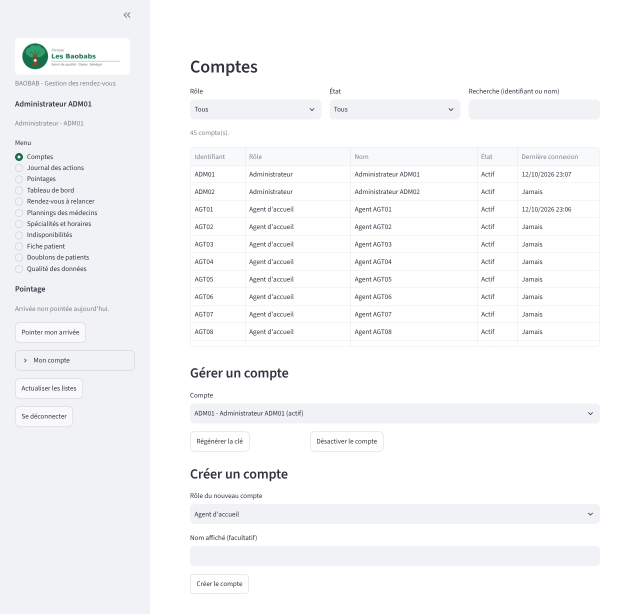
#> input picture docs/livrables/captures/admin_comptes.png, 1280 x 1228 px (shown at 1/2 size)
$ python -i captures.py   (imports and definitions only)
#> lines starting #> are read from the running program, lines starting #| are printed output that depends on the picture
"""Génère les captures d'écran de l'interface utilisées dans les guides (L1, L7).

Prérequis : l'API (port 8765) et l'interface (port 8598) tournent sur une base de démonstration, et le fichier de clés
``cles_a_distribuer_*.csv`` correspondant est passé en argument. Les captures ne contiennent que des données synthétiques.

    python docs/livrables/captures.py chemin/vers/cles_a_distribuer.csv
"""
import csv
import sys
from pathlib import Path

from playwright.sync_api import sync_playwright

URL = "http://127.0.0.1:8598"
SORTIE = Path(__file__).parent / "captures"
LIBELLE_ROLE = {"AGT": "Agent d'accueil", "MED": "Médecin", "OPS": "Responsable des opérations",
                "DIR": "Direction", "ADM": "Administrateur"}
# (identifiant, [(menu, nom de fichier, action facultative)])
PARCOURS = {
    "AGT01": [("Nouveau rendez-vous", "agent_nouveau_rdv", "recherche"), ("Rendez-vous d'un patient", "agent_rdv_patient", "recherche_patient"),
              ("Rendez-vous à relancer", "agent_a_relancer", None), ("Fiche patient", "agent_fiche_patient", None),
              ("Doublons de patients", "agent_doublons", None)],
    "MED001": [("Mon planning", "medecin_planning", "semaine"), ("Mes indisponibilités", "medecin_indisponibilites", None)],
    "OPS01": [("Tableau de bord", "resp_tableau_de_bord", None), ("Plannings des médecins", "resp_plannings", "semaine"),
              ("Spécialités et horaires", "resp_specialites", None), ("Indisponibilités", "resp_indisponibilites", None),
              ("Qualité des données", "resp_qualite", None)],
    "DIR01": [("Synthèse mensuelle", "direction_synthese", None)],
    "ADM01": [("Comptes", "admin_comptes", None), ("Journal des actions", "admin_journal", None), ("Pointages", "admin_pointages", None)],
}
VUES = [("Demande", "resp_vue_demande"), ("Annulations", "resp_vue_annulations"), ("Prévision", "resp_vue_prevision"),
        ("Risque d'absence", "resp_vue_risque")]


def recadrer(chemin: Path) -> None:
    """Retire le vide sous le contenu (la fenêtre de capture est plus haute que la plupart des pages)."""
#> called with chemin = 'captures/admin_comptes.png'
    from PIL import Image, ImageChops

    image = Image.open(chemin).convert("RGB")
#> image is the input picture: PIL image 1280x1228 RGB; mean R, G, B 247, 247.7, 249.1
    if image.width < 800:
        return
    zone = image.crop((340, 0, image.width, image.height))  # on ignore le menu latéral, gris sur toute la hauteur
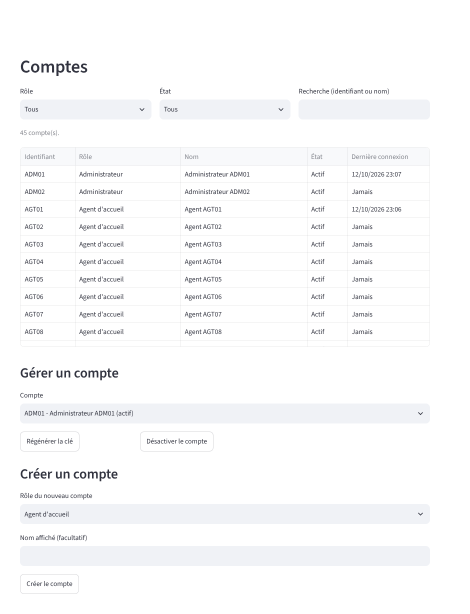
#> zone: PIL image 940x1228 RGB (shown at 1/2 size); mean R, G, B 250.1, 250.4, 251
    fond = Image.new("RGB", zone.size, zone.getpixel((zone.width - 1, zone.height - 1)))
#> fond: PIL image 940x1228 RGB; every value is 255
    boite = ImageChops.difference(zone, fond).getbbox()
#> boite = (40, 121, 860, 1188)
    bas = min(image.height, (boite[3] if boite else image.height) + 40)
#> bas = 1228
    image.crop((0, 0, image.width, max(bas, 500))).save(chemin)


def lire_cles(chemin: str) -> dict[str, str]:
    with open(chemin, encoding="utf-8-sig", newline="") as f:
        return {ligne["identifiant"]: ligne["cle"] for ligne in csv.DictReader(f)}


# [46 lines left out: functions connecter, main, not called in this run]


# [2 lines not run here, left out]

>>> result = recadrer('captures/admin_comptes.png')

$ run again, on docs/livrables/captures/agent_doublons.png
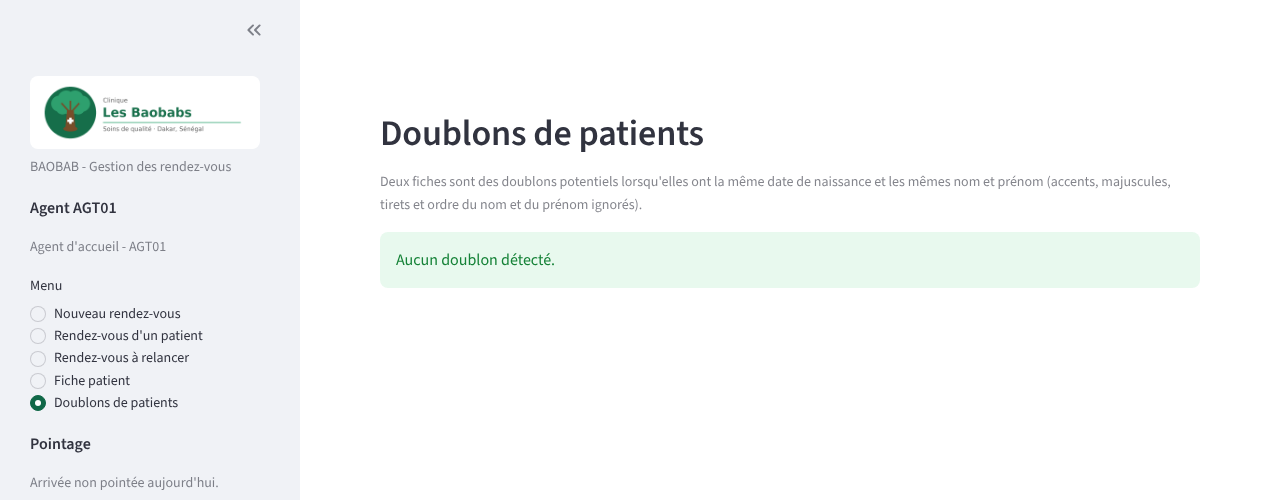
#> input picture docs/livrables/captures/agent_doublons.png, 1280 x 500 px
#> in recadrer, image is the input picture: PIL image 1280x500 RGB; mean R, G, B 246.7, 248.8, 248.7
#> in recadrer, `zone = image.crop((340, 0, image.width, image.height))`:
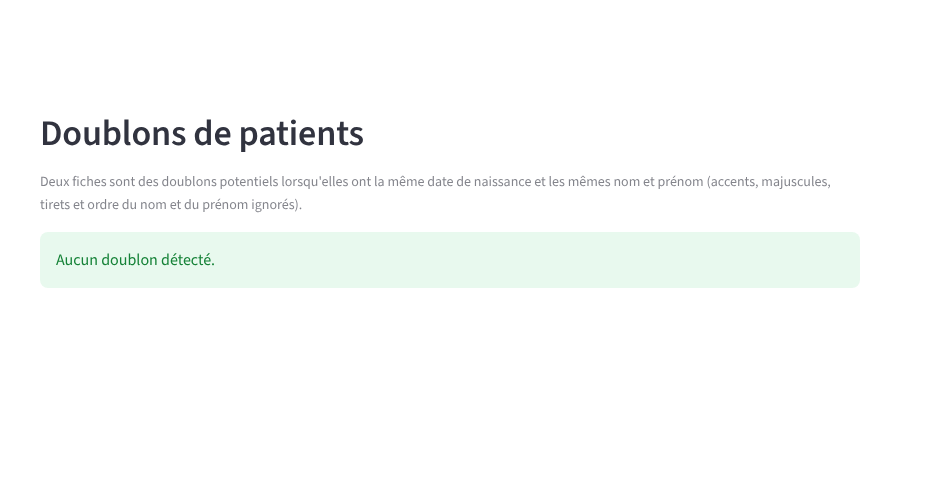
#> zone: PIL image 940x500 RGB; mean R, G, B 250.6, 252.3, 251.3
#> fond: PIL image 940x500 RGB; every value is 255
#> boite = (40, 119, 860, 288)
#> bas = 328

$ run again, on docs/livrables/captures/agent_fiche_patient.png
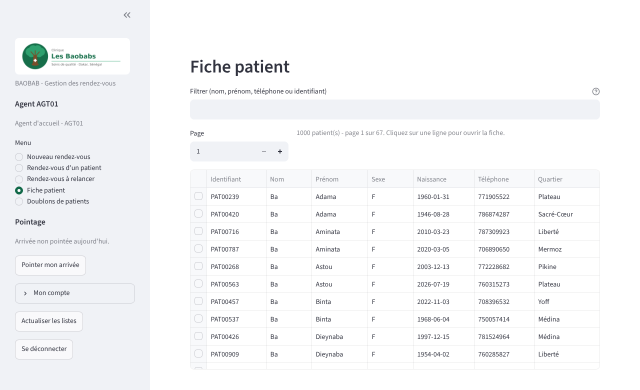
#> input picture docs/livrables/captures/agent_fiche_patient.png, 1280 x 779 px (shown at 1/2 size)
#> in recadrer, image is the input picture: PIL image 1280x779 RGB; mean R, G, B 246.7, 247.5, 248.7
#> in recadrer, `zone = image.crop((340, 0, image.width, image.height))`:
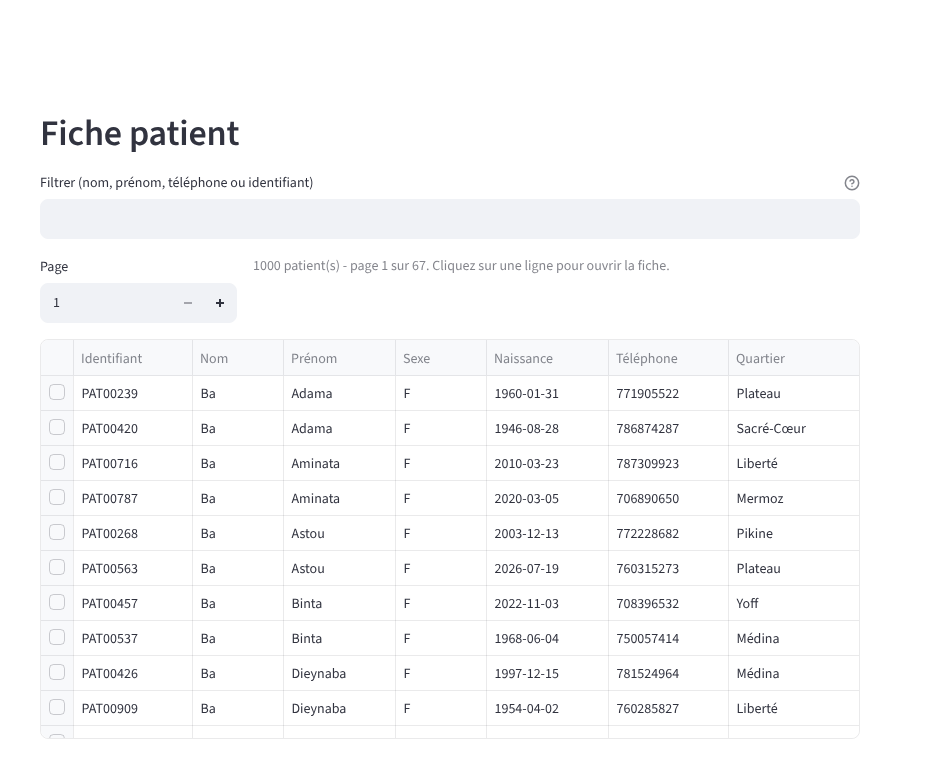
#> zone: PIL image 940x779 RGB; mean R, G, B 250, 250.2, 250.7
#> fond: PIL image 940x779 RGB; every value is 255
#> boite = (40, 119, 860, 739)
#> bas = 779

$ run again, on docs/livrables/captures/agent_nouveau_rdv.png
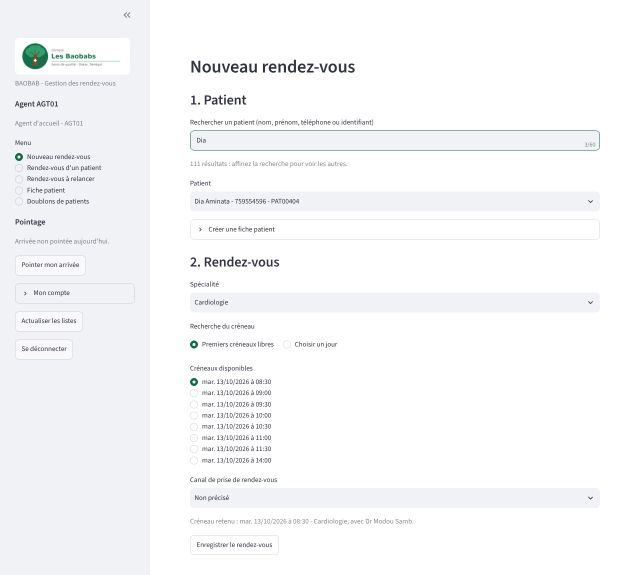
#> input picture docs/livrables/captures/agent_nouveau_rdv.png, 1280 x 1150 px (shown at 1/2 size)
#> in recadrer, image is the input picture: PIL image 1280x1150 RGB; mean R, G, B 247.2, 248.1, 249.3
#> in recadrer, `zone = image.crop((340, 0, image.width, image.height))`:
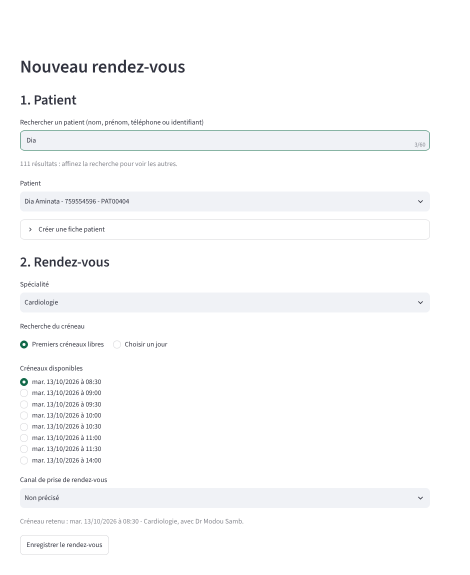
#> zone: PIL image 940x1150 RGB (shown at 1/2 size); mean R, G, B 250.2, 250.6, 251.1
#> fond: PIL image 940x1150 RGB; every value is 255
#> boite = (40, 119, 860, 1110)
#> bas = 1150
